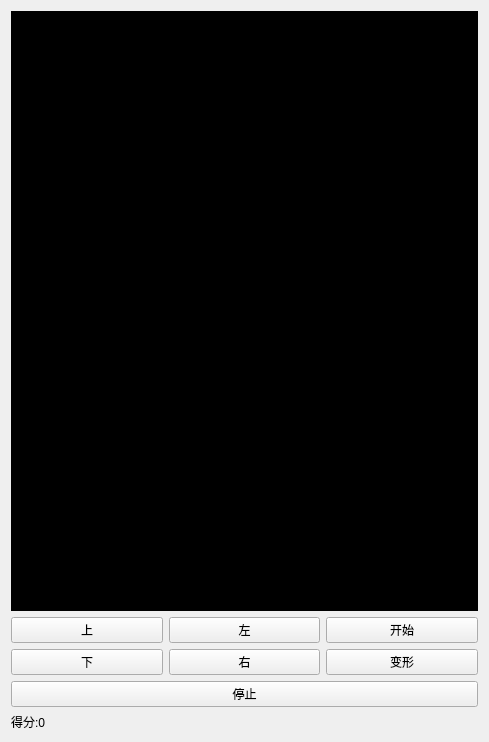
<?xml version="1.0" encoding="UTF-8"?>
<ui version="4.0">
 <class>GameWindow</class>
 <widget class="QWidget" name="GameWindow">
  <property name="geometry">
   <rect>
    <x>0</x>
    <y>0</y>
    <width>489</width>
    <height>686</height>
   </rect>
  </property>
  <property name="windowTitle">
   <string>GameWindow</string>
  </property>
  <layout class="QGridLayout" name="gridLayout_2">
   <item row="0" column="0">
    <widget class="QWidget" name="widget_Game" native="true">
     <property name="sizePolicy">
      <sizepolicy hsizetype="Preferred" vsizetype="Minimum">
       <horstretch>0</horstretch>
       <verstretch>0</verstretch>
      </sizepolicy>
     </property>
     <property name="minimumSize">
      <size>
       <width>0</width>
       <height>600</height>
      </size>
     </property>
     <property name="styleSheet">
      <string notr="true">background-color: rgb(0, 0, 0);</string>
     </property>
    </widget>
   </item>
   <item row="1" column="0">
    <layout class="QGridLayout" name="gridLayout">
     <item row="0" column="0">
      <widget class="QPushButton" name="pushButton_moveUp">
       <property name="styleSheet">
        <string notr="true"/>
       </property>
       <property name="text">
        <string>上</string>
       </property>
       <property name="flat">
        <bool>false</bool>
       </property>
      </widget>
     </item>
     <item row="0" column="1">
      <widget class="QPushButton" name="pushButton_moveLeft">
       <property name="text">
        <string>左</string>
       </property>
      </widget>
     </item>
     <item row="0" column="2">
      <widget class="QPushButton" name="pushButton_produce">
       <property name="text">
        <string>开始</string>
       </property>
      </widget>
     </item>
     <item row="1" column="0">
      <widget class="QPushButton" name="pushButton_moveDown">
       <property name="text">
        <string>下</string>
       </property>
      </widget>
     </item>
     <item row="1" column="1">
      <widget class="QPushButton" name="pushButton_moveRight">
       <property name="text">
        <string>右</string>
       </property>
      </widget>
     </item>
     <item row="1" column="2">
      <widget class="QPushButton" name="pushButton_Rotate">
       <property name="text">
        <string>变形</string>
       </property>
      </widget>
     </item>
    </layout>
   </item>
   <item row="2" column="0">
    <widget class="QPushButton" name="pushButton_stop">
     <property name="text">
      <string>停止</string>
     </property>
    </widget>
   </item>
   <item row="3" column="0">
    <widget class="QLabel" name="label_mark">
     <property name="text">
      <string>得分:0</string>
     </property>
    </widget>
   </item>
  </layout>
 </widget>
 <layoutdefault spacing="6" margin="11"/>
 <resources/>
 <connections/>
</ui>
